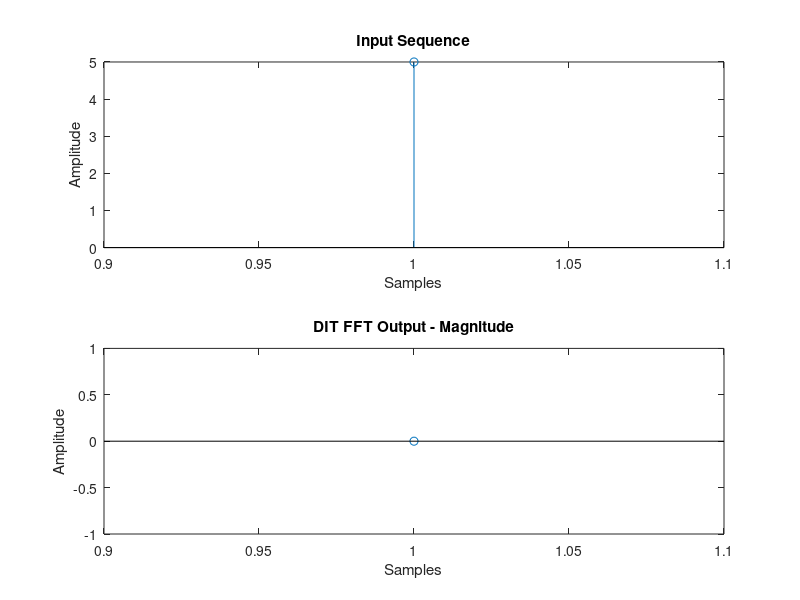

This chart was generated by the following MATLAB code:
clc;
clear all;
close all;
x = input('Enter the sequence: ');
l = length(x);
k = 0;
while (2^k) < l
    k = k + 1;
end
x1 = [x zeros(1,(2^k)-l)];
n = length(x1);
y = zeros(1,n);
xe = [];
xo = [];
j = 1;
for k = 1:2:n
    xe(j) = x1(k);
    j = j + 1;
end
j = 1;
for k = 2:2:n
    xo(j) = x1(k);
    j = j + 1;
end
for k = 1:n
    for j = 1:(n/2)
        y(k) = y(k) + xe(j)*exp(-4*pi*1i*(j-1)*(k-1)/n) + exp(-2*pi*1i*(k-1)/n) * xo(j)*exp(-4*pi*1i*(j-1)*(k-1)/n);
    end
end
disp('DIT FFT Output = ');
disp(y);
figure;
subplot(2,1,1);
stem(x);
xlabel('Samples');
ylabel('Amplitude');
title('Input Sequence');
subplot(2,1,2);
stem(abs(y));
xlabel('Samples');
ylabel('Amplitude');
title('DIT FFT Output - Magnitude');
